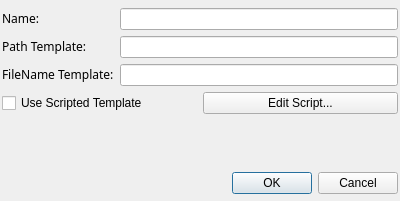
<ui version="4.0" >
 <class>PathTemplateDialogUI</class>
 <widget class="QDialog" name="PathTemplateDialogUI" >
  <property name="geometry" >
   <rect>
    <x>0</x>
    <y>0</y>
    <width>400</width>
    <height>201</height>
   </rect>
  </property>
  <property name="windowTitle" >
   <string>Edit Path Template</string>
  </property>
  <layout class="QVBoxLayout" >
   <property name="margin" >
    <number>2</number>
   </property>
   <property name="spacing" >
    <number>6</number>
   </property>
   <item>
    <widget class="QWidget" native="1" name="widget" />
   </item>
   <item>
    <layout class="QGridLayout" >
     <property name="margin" >
      <number>0</number>
     </property>
     <property name="spacing" >
      <number>6</number>
     </property>
     <item row="2" column="0" >
      <widget class="QLabel" name="label_2" >
       <property name="text" >
        <string>&lt;html>&lt;head>&lt;meta name="qrichtext" content="1" />&lt;/head>&lt;body style=" white-space: pre-wrap; font-family:Sans Serif; font-weight:400; font-style:normal; text-decoration:none;">&lt;p style=" margin-top:0px; margin-bottom:0px; margin-left:0px; margin-right:0px; -qt-block-indent:0; text-indent:0px;">FileName Template:&lt;/p>&lt;/body>&lt;/html></string>
       </property>
      </widget>
     </item>
     <item row="1" column="1" >
      <widget class="QLineEdit" name="mPathTemplate" />
     </item>
     <item row="2" column="1" >
      <widget class="QLineEdit" name="mFileNameTemplate" />
     </item>
     <item row="0" column="1" >
      <widget class="QLineEdit" name="mName" />
     </item>
     <item row="1" column="0" >
      <widget class="QLabel" name="label" >
       <property name="text" >
        <string>&lt;html>&lt;head>&lt;meta name="qrichtext" content="1" />&lt;/head>&lt;body style=" white-space: pre-wrap; font-family:Sans Serif; font-weight:400; font-style:normal; text-decoration:none;">&lt;p style=" margin-top:0px; margin-bottom:0px; margin-left:0px; margin-right:0px; -qt-block-indent:0; text-indent:0px;">Path Template:&lt;/p>&lt;/body>&lt;/html></string>
       </property>
      </widget>
     </item>
     <item row="0" column="0" >
      <widget class="QLabel" name="label_5" >
       <property name="text" >
        <string>&lt;html>&lt;head>&lt;meta name="qrichtext" content="1" />&lt;/head>&lt;body style=" white-space: pre-wrap; font-family:Sans Serif; font-weight:400; font-style:normal; text-decoration:none;">&lt;p style=" margin-top:0px; margin-bottom:0px; margin-left:0px; margin-right:0px; -qt-block-indent:0; text-indent:0px;">Name:&lt;/p>&lt;/body>&lt;/html></string>
       </property>
      </widget>
     </item>
    </layout>
   </item>
   <item>
    <layout class="QHBoxLayout" >
     <property name="margin" >
      <number>0</number>
     </property>
     <property name="spacing" >
      <number>6</number>
     </property>
     <item>
      <widget class="QCheckBox" name="mUseScriptCheck" >
       <property name="text" >
        <string>Use Scripted Template</string>
       </property>
      </widget>
     </item>
     <item>
      <widget class="QPushButton" name="mEditScriptButton" >
       <property name="text" >
        <string>Edit Script...</string>
       </property>
      </widget>
     </item>
    </layout>
   </item>
   <item>
    <spacer>
     <property name="orientation" >
      <enum>Qt::Vertical</enum>
     </property>
     <property name="sizeHint" >
      <size>
       <width>396</width>
       <height>31</height>
      </size>
     </property>
    </spacer>
   </item>
   <item>
    <layout class="QHBoxLayout" >
     <property name="margin" >
      <number>0</number>
     </property>
     <property name="spacing" >
      <number>6</number>
     </property>
     <item>
      <spacer>
       <property name="orientation" >
        <enum>Qt::Horizontal</enum>
       </property>
       <property name="sizeHint" >
        <size>
         <width>131</width>
         <height>31</height>
        </size>
       </property>
      </spacer>
     </item>
     <item>
      <widget class="QPushButton" name="mOKButton" >
       <property name="text" >
        <string>OK</string>
       </property>
       <property name="default" >
        <bool>true</bool>
       </property>
      </widget>
     </item>
     <item>
      <widget class="QPushButton" name="mCancelButton" >
       <property name="text" >
        <string>Cancel</string>
       </property>
      </widget>
     </item>
    </layout>
   </item>
  </layout>
 </widget>
 <resources/>
 <connections>
  <connection>
   <sender>mOKButton</sender>
   <signal>clicked()</signal>
   <receiver>PathTemplateDialogUI</receiver>
   <slot>accept()</slot>
   <hints>
    <hint type="sourcelabel" >
     <x>278</x>
     <y>253</y>
    </hint>
    <hint type="destinationlabel" >
     <x>96</x>
     <y>254</y>
    </hint>
   </hints>
  </connection>
  <connection>
   <sender>mCancelButton</sender>
   <signal>clicked()</signal>
   <receiver>PathTemplateDialogUI</receiver>
   <slot>reject()</slot>
   <hints>
    <hint type="sourcelabel" >
     <x>369</x>
     <y>253</y>
    </hint>
    <hint type="destinationlabel" >
     <x>179</x>
     <y>282</y>
    </hint>
   </hints>
  </connection>
 </connections>
</ui>
